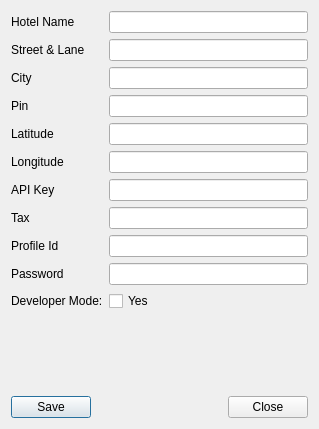
<?xml version="1.0" encoding="UTF-8"?>
<ui version="4.0">
 <class>Dialog</class>
 <widget class="QDialog" name="Dialog">
  <property name="geometry">
   <rect>
    <x>0</x>
    <y>0</y>
    <width>319</width>
    <height>429</height>
   </rect>
  </property>
  <property name="windowTitle">
   <string>Admin</string>
  </property>
  <layout class="QVBoxLayout" name="verticalLayout">
   <item>
    <layout class="QFormLayout" name="formLayout">
     <property name="fieldGrowthPolicy">
      <enum>QFormLayout::AllNonFixedFieldsGrow</enum>
     </property>
     <item row="0" column="0">
      <widget class="QLabel" name="label">
       <property name="text">
        <string>Hotel Name</string>
       </property>
      </widget>
     </item>
     <item row="0" column="1">
      <widget class="QLineEdit" name="adminpopup_hotelname_linedit"/>
     </item>
     <item row="1" column="0">
      <widget class="QLabel" name="label_2">
       <property name="text">
        <string>Street &amp; Lane</string>
       </property>
      </widget>
     </item>
     <item row="1" column="1">
      <widget class="QLineEdit" name="adminpopup_street_linedit"/>
     </item>
     <item row="2" column="0">
      <widget class="QLabel" name="label_8">
       <property name="text">
        <string>City</string>
       </property>
      </widget>
     </item>
     <item row="2" column="1">
      <widget class="QLineEdit" name="adminpopup_city_linedit"/>
     </item>
     <item row="3" column="0">
      <widget class="QLabel" name="label_9">
       <property name="text">
        <string>Pin</string>
       </property>
      </widget>
     </item>
     <item row="3" column="1">
      <widget class="QLineEdit" name="adminpopup_pin_linedit"/>
     </item>
     <item row="4" column="0">
      <widget class="QLabel" name="label_4">
       <property name="text">
        <string>Latitude</string>
       </property>
      </widget>
     </item>
     <item row="4" column="1">
      <widget class="QLineEdit" name="adminpopup_latitude_linedit"/>
     </item>
     <item row="5" column="0">
      <widget class="QLabel" name="label_5">
       <property name="text">
        <string>Longitude</string>
       </property>
      </widget>
     </item>
     <item row="5" column="1">
      <widget class="QLineEdit" name="adminpopup_longitude_linedit"/>
     </item>
     <item row="6" column="0">
      <widget class="QLabel" name="label_3">
       <property name="text">
        <string>API Key</string>
       </property>
      </widget>
     </item>
     <item row="6" column="1">
      <widget class="QLineEdit" name="adminpopup_apikey_linedit"/>
     </item>
     <item row="8" column="0">
      <widget class="QLabel" name="label_6">
       <property name="text">
        <string>Profile Id</string>
       </property>
      </widget>
     </item>
     <item row="8" column="1">
      <widget class="QLineEdit" name="adminpopup_profileid_linedit"/>
     </item>
     <item row="9" column="0">
      <widget class="QLabel" name="label_7">
       <property name="text">
        <string>Password</string>
       </property>
      </widget>
     </item>
     <item row="9" column="1">
      <widget class="QLineEdit" name="adminpopup_password_linedit">
       <property name="echoMode">
        <enum>QLineEdit::Password</enum>
       </property>
      </widget>
     </item>
     <item row="7" column="1">
      <widget class="QLineEdit" name="adminpopup_tax_linedit"/>
     </item>
     <item row="7" column="0">
      <widget class="QLabel" name="label_10">
       <property name="text">
        <string>Tax</string>
       </property>
      </widget>
     </item>
     <item row="10" column="0">
      <widget class="QLabel" name="label_11">
       <property name="text">
        <string>Developer Mode:</string>
       </property>
      </widget>
     </item>
     <item row="10" column="1">
      <widget class="QCheckBox" name="adminpopup_dev_checkbox">
       <property name="text">
        <string>Yes</string>
       </property>
      </widget>
     </item>
    </layout>
   </item>
   <item>
    <layout class="QHBoxLayout" name="horizontalLayout">
     <item>
      <widget class="QPushButton" name="adminpopup_save_button">
       <property name="text">
        <string>Save</string>
       </property>
      </widget>
     </item>
     <item>
      <spacer name="horizontalSpacer">
       <property name="orientation">
        <enum>Qt::Horizontal</enum>
       </property>
       <property name="sizeHint" stdset="0">
        <size>
         <width>40</width>
         <height>20</height>
        </size>
       </property>
      </spacer>
     </item>
     <item>
      <widget class="QPushButton" name="adminpopup_close_button">
       <property name="text">
        <string>Close</string>
       </property>
      </widget>
     </item>
    </layout>
   </item>
  </layout>
 </widget>
 <tabstops>
  <tabstop>adminpopup_hotelname_linedit</tabstop>
  <tabstop>adminpopup_street_linedit</tabstop>
  <tabstop>adminpopup_city_linedit</tabstop>
  <tabstop>adminpopup_pin_linedit</tabstop>
  <tabstop>adminpopup_latitude_linedit</tabstop>
  <tabstop>adminpopup_longitude_linedit</tabstop>
  <tabstop>adminpopup_apikey_linedit</tabstop>
  <tabstop>adminpopup_tax_linedit</tabstop>
  <tabstop>adminpopup_profileid_linedit</tabstop>
  <tabstop>adminpopup_password_linedit</tabstop>
  <tabstop>adminpopup_save_button</tabstop>
  <tabstop>adminpopup_close_button</tabstop>
 </tabstops>
 <resources/>
 <connections/>
</ui>
